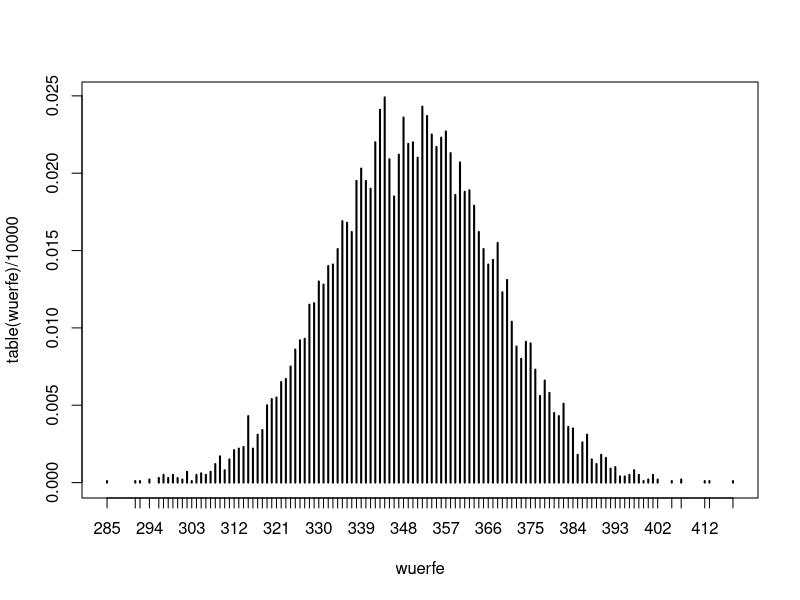
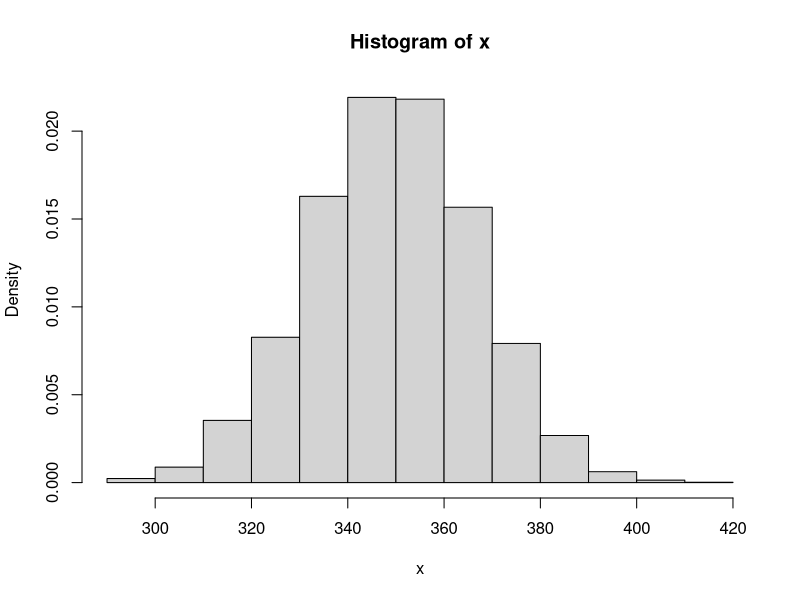
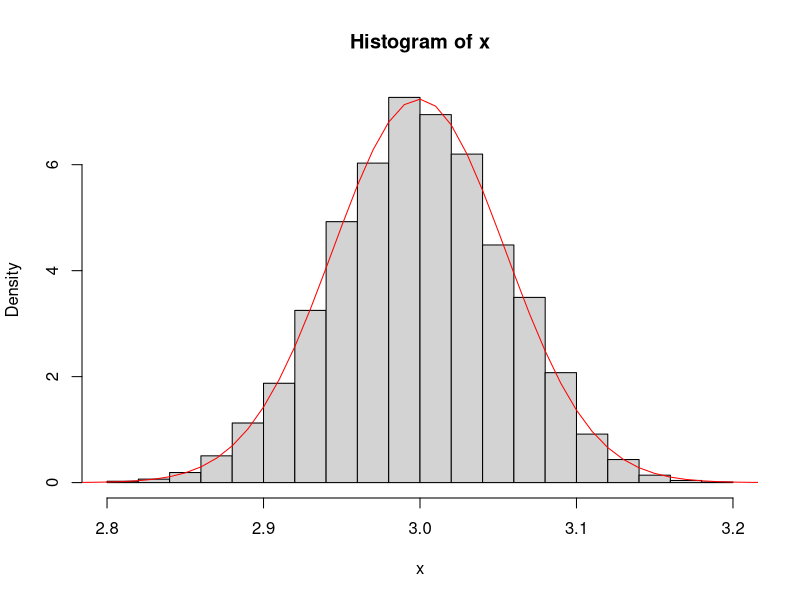
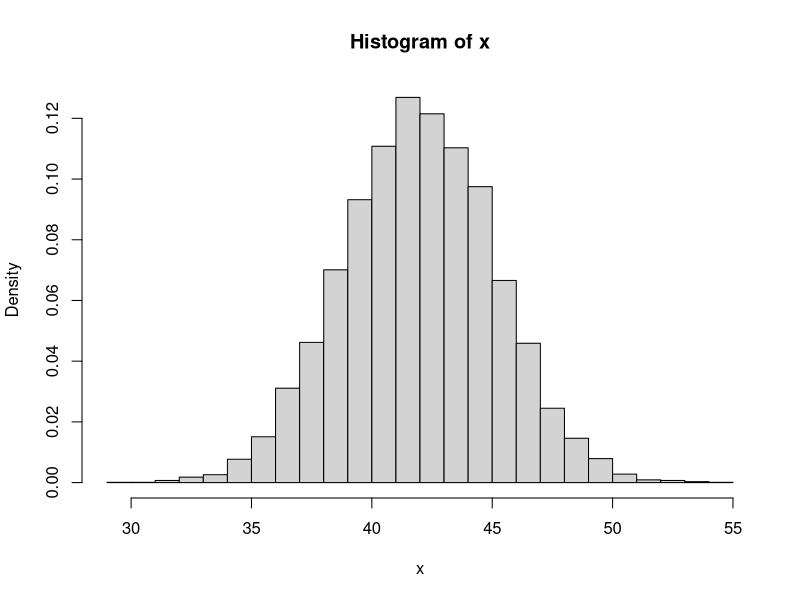
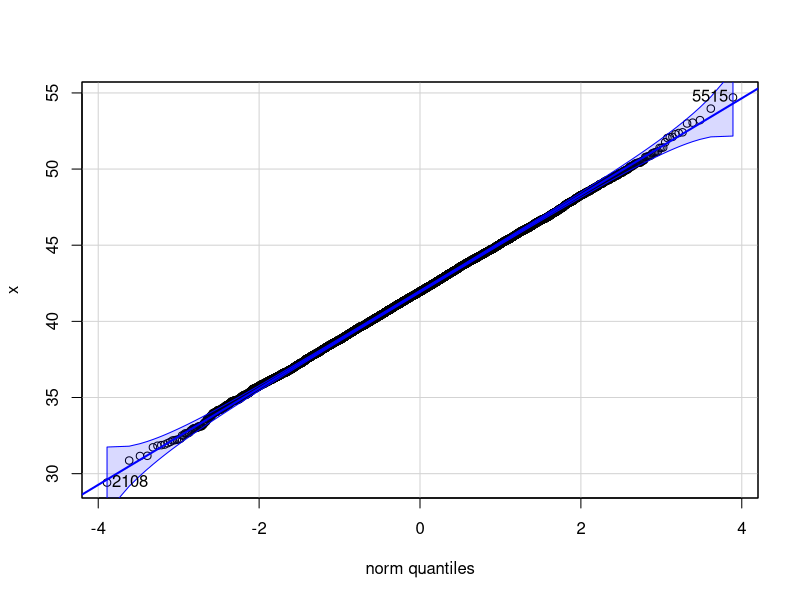
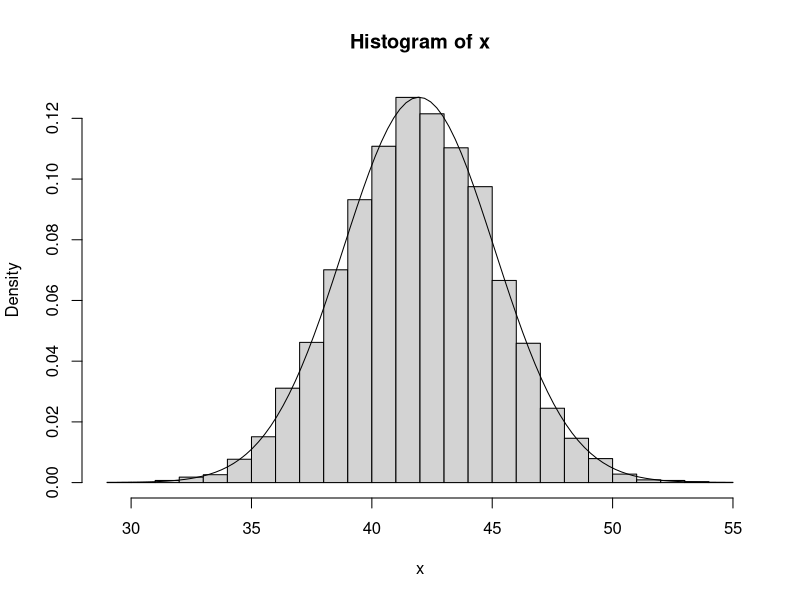
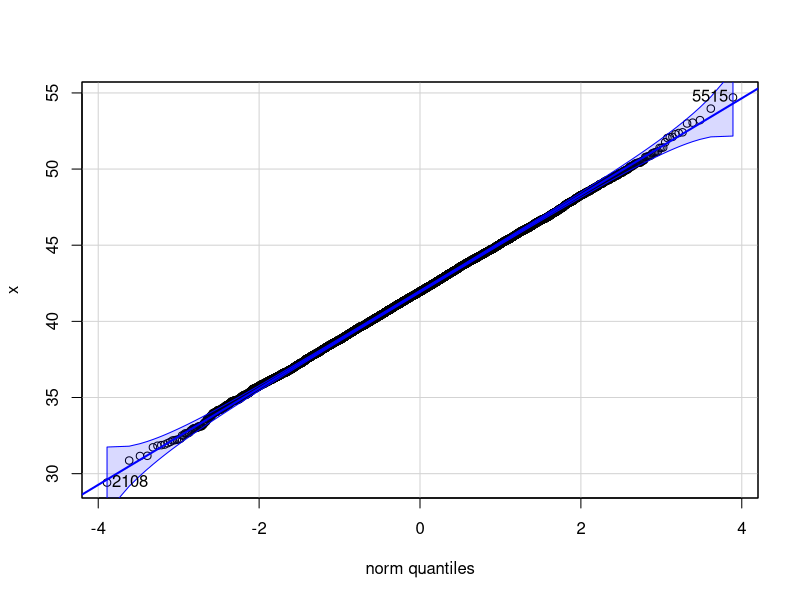

These charts were generated, in order, by the following R code:
wuerfe = rep(NA, 10000)
for (i in 1:10000){
  wuerfe[i] = sum(sample(1:6, 100, replace = TRUE))
}
mean(wuerfe)
sd(wuerfe) #1.70 bei N = 1

plot(table(wuerfe)/10000)




### Würfel
x = rep(NA, 10000)
wid = 100
for (i in 1:length(x)){
  x[i] = sum(sample(1:6, wid, replace = TRUE))
}
hist(x, freq = FALSE)
mean(x) 
var(x)

#plot(table(x)/length(x), type='h')
xs = seq(20,50,0.1)
lines(xs, dnorm(xs, mean(x), sd(x)), col='red')

### unif
x = rep(NA, 10000)
wid = 1000
for (i in 1:10000){
  x[i] = mean(runif(wid,0,6))
}
mean(x) 
var(x)
hist(x, freq = FALSE)
xs = seq(1,6,0.01)
lines(xs, dnorm(xs, mean(x), sd(x)), col='red')

x = rep(NA, 10000)
wid = 10
for (i in 1:length(x)){
  x[i] = mean(rnorm(wid, 42, 10))
}
mean(x)
hist(x, freq = FALSE, 30)
library(car)
qqPlot(x)

mean(runif(100000,1,6)) # (6-1)/2
var(x) 
var(runif(100000,1,6)) # (6-1)^2/12 = 25/12 = 2.083
2.08 / 100
sqrt(2.08/100) 
sd(runif(100000,1,6))/10

hist(x, freq = FALSE, 30)

xs = seq(min(x),max(x),length.out = 100)
lines(xs,dnorm(xs,mean(x),sd(x)))

library(car)
qqPlot(x)
